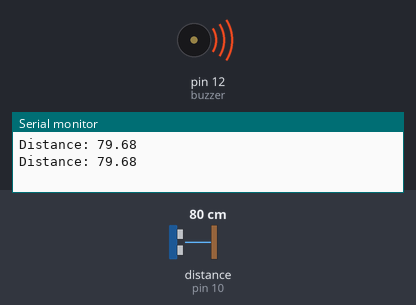
Recording of a sketch running on a simulated Arduino Uno, built with avr-gcc and run on an emulated ATmega328P. Shown: buzzer (waves = sounding), the last lines printed to the serial monitor. Wiring (inferred from the names in the program): ultrasonic range finder: trigger pin 9; echo pin 10. The inputs (shaded band) are chosen by the test bench; at power-on: distance to the obstacle (sensor on pin 10) 80 cm. The echo pulse lasts 58.3 µs per cm.

Above: at 1.9 s.
2.0 s: distance to the obstacle (sensor on pin 10) set to 43 cm
3.5 s: distance to the obstacle (sensor on pin 10) set to 37 cm
At 5.5 s:
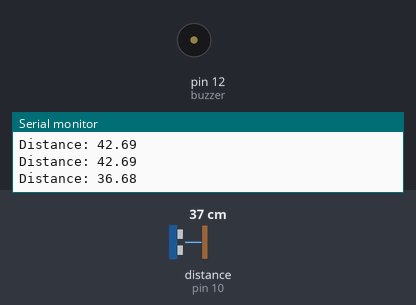
6.0 s: distance to the obstacle (sensor on pin 10) set to 60 cm
At 7.5 s:
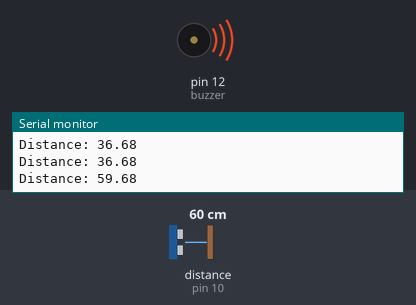
8.2 s: distance to the obstacle (sensor on pin 10) set to 2 cm
At 9.4 s:
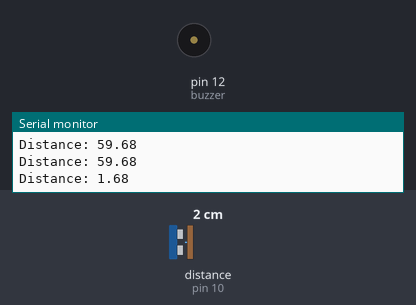
Timing chart, 0 to 11.2 s (numbered marks = the images above; inputs shaded):
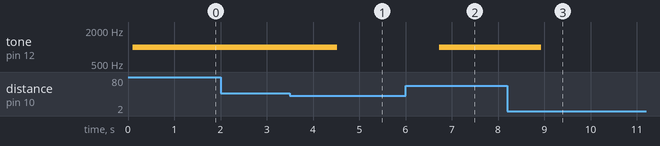

The sketch:

shiny_tumelo_rottis1__2_.ino
```cpp
const int trigPin = 9;
const int echoPin=10;
const int buzzer = 12
;

float duration, distance;

void setup() {
  pinMode(trigPin, OUTPUT);
  pinMode(echoPin, INPUT);
  pinMode(buzzer, OUTPUT);
  Serial.begin(9600);
}

void loop() {
  digitalWrite(trigPin, LOW);
  delayMicroseconds(2);
  digitalWrite(trigPin, HIGH);
  delayMicroseconds(10);
  digitalWrite(trigPin, LOW);

  duration = pulseIn(echoPin, HIGH);
  distance = (duration*.0343)/2;
  Serial.print("Distance: ");
  Serial.println(distance);
  delay(100);
  if(distance>=40){
    tone(buzzer, 1000);
  delay(1000); }
  else
 { noTone(buzzer);
  delay(1000);}
}
```

Measured:
- the behaviour switches between 41 and 40 cm on distance to the obstacle (sensor on pin 10) (found by bisection; images 0 and 1)
- after the input at 3.5 s, tone on pin 12 (buzzer): 1000 Hz → silent after 1.0 s
- after the input at 6.0 s, tone on pin 12 (buzzer): silent → 1000 Hz after 0.73 s
- after the input at 8.2 s, tone on pin 12 (buzzer): 1000 Hz → silent after 0.74 s
